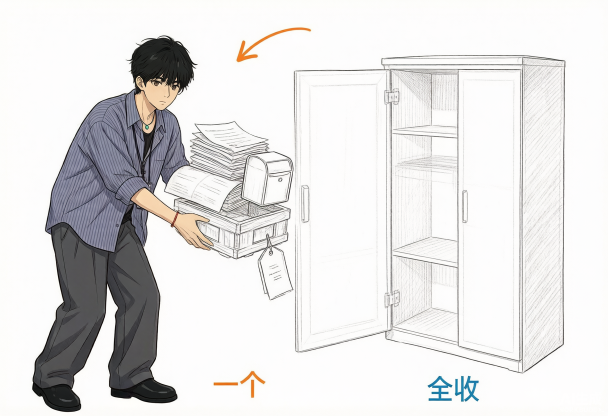
#> input picture assets/cloudflare-personal-site-guide-illustrations/01-one-cabinet.png, 1216 x 832 px (shown at 1/2 size)
$ python matte_categories_hero.py ../../assets/cloudflare-personal-site-guide-illustrations/01-one-cabinet.png
#> lines starting #> are read from the running program, lines starting #| are printed output that depends on the picture; after the words box and inside, x2 and y2 are one past the last pixel; in counts of white or black regions, pixels touching at a corner belong together
#!/usr/bin/env python3
"""抠出 /categories/ 页头插画（Q版人物 + 档案架）为透明底 WebP。

与同目录 matte_character_edge.py 的差异（针对本图的三处改进）：

1. **边界种子加「背景色」门槛**。旧脚本把边界上一切「非边缘」像素都当背景种子，
   主体触边处若有平坦色块（如顶部触边的头发），会被误判成背景并被洪泛吞掉。
   本脚本要求种子像素同时满足 `gray > --seed-gray`，只从真正的浅色底起洪泛。
2. **用 scipy.ndimage 做连通域**，不再逐像素跑纯 Python 双循环（2048x1152 下
   旧脚本的 label_components 是 O(h*w) 的解释器循环，分钟级）。
3. **可按 ROI 定点剔除小块噪声**（本图 = 右上角手写批注「分类归档 / 别放错」）。
   手写笔画是孤立小连通域，主体是十万级大域，按「bbox 完全落在 ROI 内且面积小于
   阈值」剔除即可精确擦掉，不需要涂白矩形（涂白会有过擦主体发丝的风险）。

用法：
    python matte_categories_hero.py <源图> <输出.webp> [--x0 698] [--out-size 723x680]
    python matte_categories_hero.py <源图> --inspect      # 只打印连通域清单
"""
from __future__ import annotations

import argparse
from pathlib import Path

import numpy as np
from PIL import Image, ImageFilter
from scipy import ndimage

# 手写批注所在的右上角区域（源图 2048x1152 坐标系下测得）
TEXT_ROI = (1400, 0, 2048, 320)
TEXT_MAX_AREA = 20000


def build_alpha(rgb: np.ndarray, edge_thr: float, edge_dilate: int,
                seed_gray: float) -> np.ndarray:
    """洪泛抠图：返回布尔前景掩码（True = 保留）。"""
    h, w = rgb.shape[:2]
    gray = rgb.mean(axis=2)

    # 1) 梯度屏障：深色描边挡住洪泛，保护主体内部的浅色区域（白盒/白衬衫/白纸）
    dx = np.abs(np.roll(gray, -1, 1) - np.roll(gray, 1, 1))
    dy = np.abs(np.roll(gray, -1, 0) - np.roll(gray, 1, 0))
    edge = np.hypot(dx, dy) > edge_thr
    if edge_dilate:
        edge = ndimage.binary_dilation(edge, iterations=edge_dilate)

    # 2) 边界种子：必须「非边缘 且 浅色底」，避免主体触边处被误当背景
    border = np.zeros((h, w), dtype=bool)
    border[0, :] = border[-1, :] = True
    border[:, 0] = border[:, -1] = True
    bg = border & ~edge & (gray > seed_gray)

    # 3) 洪泛（4-连通，分块膨胀加速）
    st = ndimage.generate_binary_structure(2, 1)
    for _ in range(4000):
        nxt = ndimage.binary_dilation(bg, structure=st, iterations=8) & ~edge
        if nxt.sum() == bg.sum():
            bg = nxt
            break
        bg = nxt

    return ~bg


def drop_text_blobs(fg: np.ndarray, roi: tuple[int, int, int, int],
                    max_area: int, verbose: bool = False) -> tuple[np.ndarray, list]:
    """剔除 ROI 内面积小于阈值的孤立连通域（手写批注笔画）。"""
    st = ndimage.generate_binary_structure(2, 1)
    lab, n = ndimage.label(fg, structure=st)
    if n == 0:
        return fg, []
    objs = ndimage.find_objects(lab)
    areas = ndimage.sum(fg, lab, range(1, n + 1))

    x0, y0, x1, y1 = roi
    dropped = []
    for i in range(n):
        if areas[i] >= max_area:
            continue
        sy, sx = objs[i]
        # bbox 必须完全落在 ROI 内
        if not (sx.start >= x0 and sx.stop <= x1 and sy.start >= y0 and sy.stop <= y1):
            continue
        dropped.append((i + 1, int(areas[i]), sx.start, sx.stop, sy.start, sy.stop))
        fg[lab == i + 1] = False

    if verbose:
        for d in dropped:
            print(f"  剔除 id={d[0]} area={d[1]} x={d[2]}-{d[3]} y={d[4]}-{d[5]}")
    return fg, dropped


def main() -> None:
    ap = argparse.ArgumentParser()
    ap.add_argument("source", type=Path)
    ap.add_argument("output", type=Path, nargs="?")
    ap.add_argument("--edge-threshold", type=float, default=18.0)
    ap.add_argument("--edge-dilate", type=int, default=2)
    ap.add_argument("--seed-gray", type=float, default=235.0)
    ap.add_argument("--solidify", type=int, default=2,
                    help="向内腐蚀的像素数，把内部钉成不透明、去掉外圈白边")
    ap.add_argument("--feather", type=int, default=1)
    ap.add_argument("--x0", type=int, default=None, help="裁剪窗口左边界；缺省=右对齐内容")
    ap.add_argument("--crop-w", type=int, default=1225)
    ap.add_argument("--crop-h", type=int, default=1152)
    ap.add_argument("--out-size", default="723x680")
    ap.add_argument("--quality", type=int, default=90)
    ap.add_argument("--no-drop-text", action="store_true")
    ap.add_argument("--preview", type=Path, default=None,
                    help="另存一张铺在纸底 #eeedeb 上的预览图")
    ap.add_argument("--inspect", action="store_true")
    args = ap.parse_args()

    rgb = np.asarray(Image.open(args.source).convert("RGB"), dtype=np.float32)
    h, w = rgb.shape[:2]
#> h = 832; w = 1216
    print(f"source {w}x{h}")
#| source 1216x832

    fg = build_alpha(rgb, args.edge_threshold, args.edge_dilate, args.seed_gray)
#> in build_alpha, `edge = np.hypot(dx, dy) > edge_thr`:
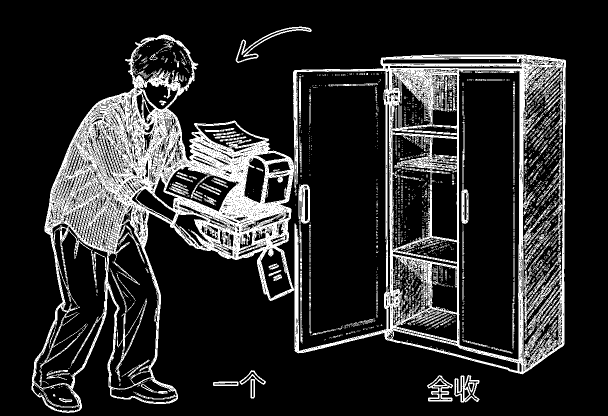
#> edge: shape (832, 1216) bool (shown at 1/2 size); 16.6% white; 2045 white regions (1840 under 20 px), largest, box (x1, y1, x2, y2) and area: (63, 69, 1132, 826) 141269, (471, 53, 624, 126) 1263, (221, 540, 294, 764) 1172
#> in build_alpha, `edge = ndimage.binary_dilation(edge, iterations=edge_dilate)`:
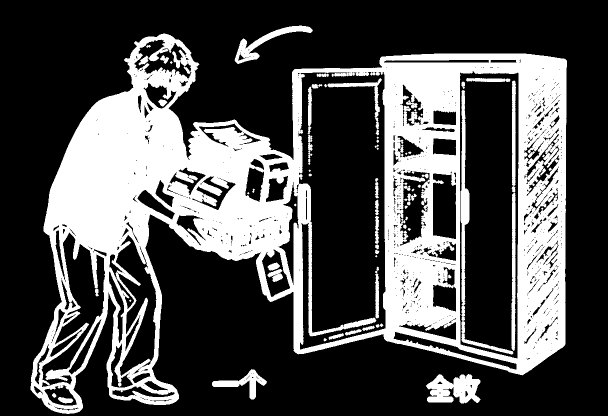
#> edge: shape (832, 1216) bool (shown at 1/2 size); 30.9% white; 60 white regions (11 under 20 px), largest, box (x1, y1, x2, y2) and area: (61, 67, 1134, 828) 287928, (921, 180, 1027, 709) 4800, (852, 748, 961, 807) 4346
#> in build_alpha, `bg = border & ~edge & (gray > seed_gray)`: bg: shape (832, 1216) bool; 0.4% white in thin lines or dots
#> after the loop in build_alpha, `for _ in range(4000):`:
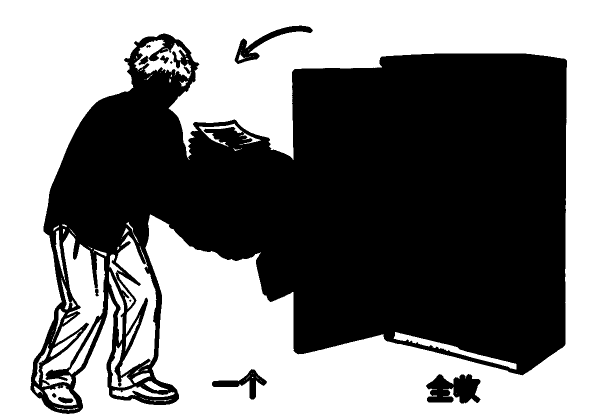
#> bg: shape (832, 1216) bool (shown at 1/2 size); 51.3% white; 10 black regions (2 under 20 px), largest, box (x1, y1, x2, y2) and area: (61, 67, 1134, 828) 483483, (852, 748, 961, 807) 4435, (469, 51, 626, 128) 2719
    print(f"前景占比 {fg.mean():.4f}")
#| 前景占比 0.4874

    if args.inspect:
        st = ndimage.generate_binary_structure(2, 1)
        lab, n = ndimage.label(fg, structure=st)
        areas = ndimage.sum(fg, lab, range(1, n + 1))
        objs = ndimage.find_objects(lab)
        for k in np.argsort(-areas)[:20]:
            sy, sx = objs[k]
            print(f"  id={k+1} area={int(areas[k])} x={sx.start}-{sx.stop} y={sy.start}-{sy.stop}")
        ys, xs = np.where(fg)
        print(f"内容 bbox x={xs.min()}-{xs.max()} y={ys.min()}-{ys.max()}")
        return

    if not args.no_drop_text:
        fg, dropped = drop_text_blobs(fg, TEXT_ROI, TEXT_MAX_AREA, verbose=True)
#> in drop_text_blobs, `lab, n = ndimage.label(fg, structure=st)`:
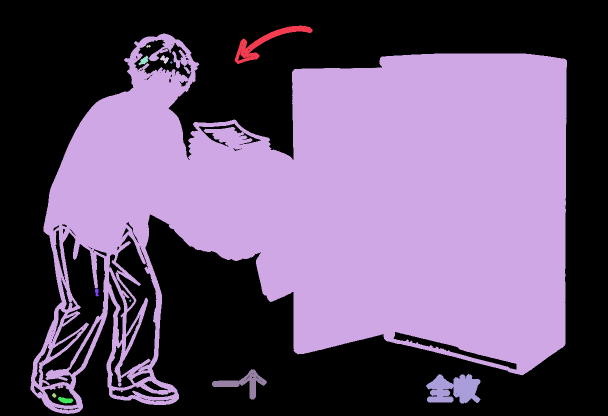
#> lab: shape (832, 1216) int32 (shown at 1/2 size); 13 distinct labels, from 0 to 12; one colour per label, 0 black
#> in drop_text_blobs, `lab, n = ndimage.label(fg, structure=st)`: n = 12
#> in drop_text_blobs, `objs = ndimage.find_objects(lab)`: objs = 12 items
#> in drop_text_blobs, `areas = ndimage.sum(fg, lab, range(1, n + 1))`: areas = [2719, 483201, 34, 154, 195, 18, 87, 13, 1981, 4435, 56, 261]
#> after the loop in drop_text_blobs, `for i in range(n):`: dropped = []
#> dropped = []
        print(f"剔除文字连通域 {len(dropped)} 个")
#| 剔除文字连通域 0 个

    # 裁剪窗口：缺省右对齐内容（保住人物与右下纸堆，左侧档案架出血）
    ys, xs = np.where(fg)
    cx0, cx1 = int(xs.min()), int(xs.max()) + 1
#> cx0 = 61; cx1 = 1134
    x0 = args.x0 if args.x0 is not None else max(0, cx1 - args.crop_w)
#> x0 = 0
    x0 = max(0, min(x0, w - args.crop_w))
    y0 = max(0, min(0, h - args.crop_h))
#> y0 = 0

    # alpha：内部钉实 + 边界羽化 + 内缩 1px 去白边
    alpha = fg.astype(np.float32)
    solid = fg.copy()
    for _ in range(args.solidify):
        solid = ndimage.binary_erosion(solid)
    if args.solidify:
        alpha = np.where(solid, 1.0, alpha)
    # 外圈 1px 去掉（抗锯齿残留的浅色像素）
    alpha = alpha * ndimage.binary_erosion(fg, iterations=1)
#> alpha: shape (832, 1216) float32; values 0 (black) and 1 (white), 47.4% white; 16 white regions (4 under 20 px), largest, box (x1, y1, x2, y2) and area: (62, 68, 1133, 827) 470505, (853, 749, 960, 806) 3955, (470, 52, 625, 127) 2230
    if args.feather:
        boundary = ndimage.binary_dilation(fg, iterations=args.feather) & ~ndimage.binary_erosion(fg, iterations=args.feather)
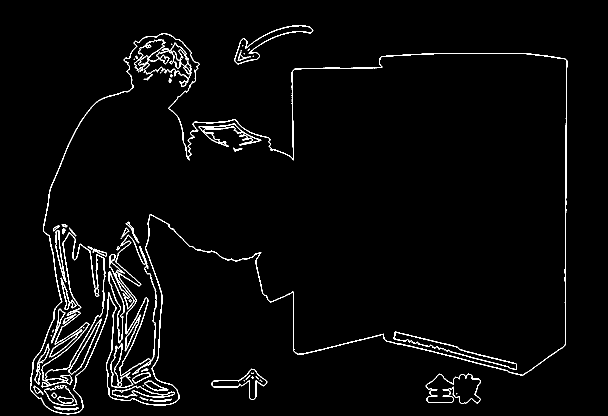
#> boundary: shape (832, 1216) bool (shown at 1/2 size); 2.7% white in thin lines or dots, all inside (x1, y1, x2, y2) = (60, 50, 1135, 829)
        blur = np.asarray(
            Image.fromarray((alpha * 255).astype(np.uint8), "L").filter(
                ImageFilter.GaussianBlur(args.feather)), dtype=np.float32) / 255.0
        alpha = np.where(boundary, blur, alpha)
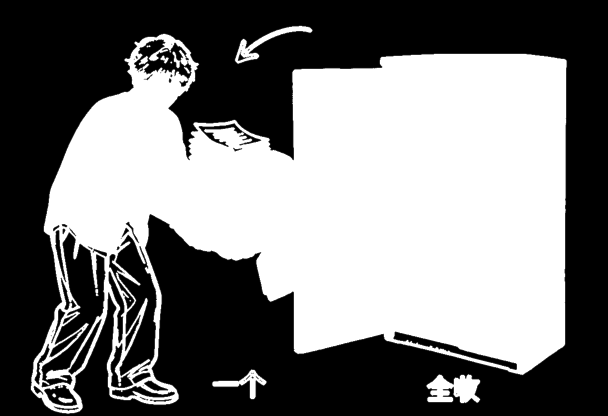
#> alpha: shape (832, 1216) float32 (shown at 1/2 size); min 0, max 1, mean 0.479

    rgba = np.dstack((rgb.astype(np.uint8), np.rint(np.clip(alpha, 0, 1) * 255).astype(np.uint8)))
    img = Image.fromarray(rgba, "RGBA")
    img = img.crop((x0, y0, x0 + args.crop_w, y0 + args.crop_h))

    ow, oh = (int(v) for v in args.out_size.lower().split("x"))
    img = img.resize((ow, oh), Image.LANCZOS)
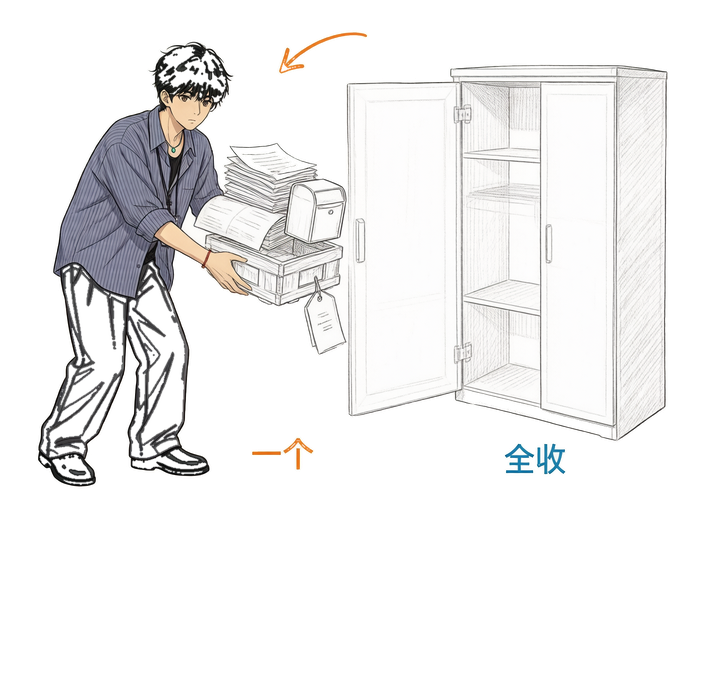
#> img: PIL image 723x680 RGBA; mean R, G, B, A 77.2, 76.7, 76.8, 87.5; transparent parts drawn white

    if args.preview:
        plate = Image.new("RGB", img.size, (0xEE, 0xED, 0xEB))
        plate.paste(img, (0, 0), img)
        args.preview.parent.mkdir(parents=True, exist_ok=True)
        plate.save(args.preview)

    if args.output:
        args.output.parent.mkdir(parents=True, exist_ok=True)
        img.save(args.output, "WEBP", quality=args.quality, method=6)
        print(f"{args.output}  {img.size}  {args.output.stat().st_size/1024:.0f} KB  crop_x0={x0}")


if __name__ == "__main__":
    main()

$ run again, on assets/cloudflare-personal-site-guide-illustrations/03-two-paths.png
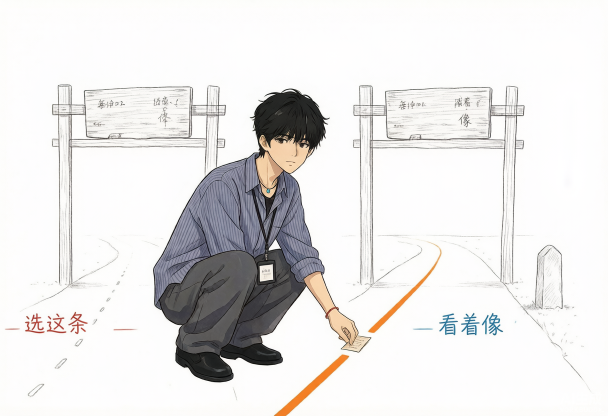
#> input picture assets/cloudflare-personal-site-guide-illustrations/03-two-paths.png, 1216 x 832 px (shown at 1/2 size)
#| source 1216x832
#| 前景占比 0.2462
#> in drop_text_blobs, `lab, n = ndimage.label(fg, structure=st)`:
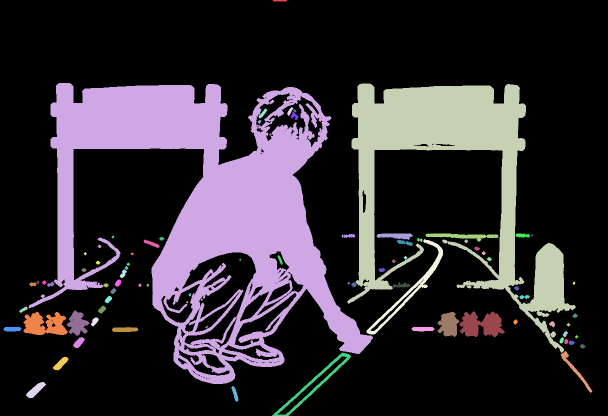
#> lab: shape (832, 1216) int32 (shown at 1/2 size); 85 distinct labels, from 0 to 84; one colour per label, 0 black
#> n = 84
#> objs = 84 items
#> areas = 84 values, max 154732 at index 1, min 13 at index 13, mean 2964.9
#> after the loop in drop_text_blobs, `for i in range(n):`: dropped = []
#| 剔除文字连通域 0 个
#> cx0 = 7; cx1 = 1185
#> x0 = 0
#> boundary: shape (832, 1216) bool; 3.7% white in thin lines or dots
#> in main, `img = img.resize((ow, oh), Image.LANCZOS)`:
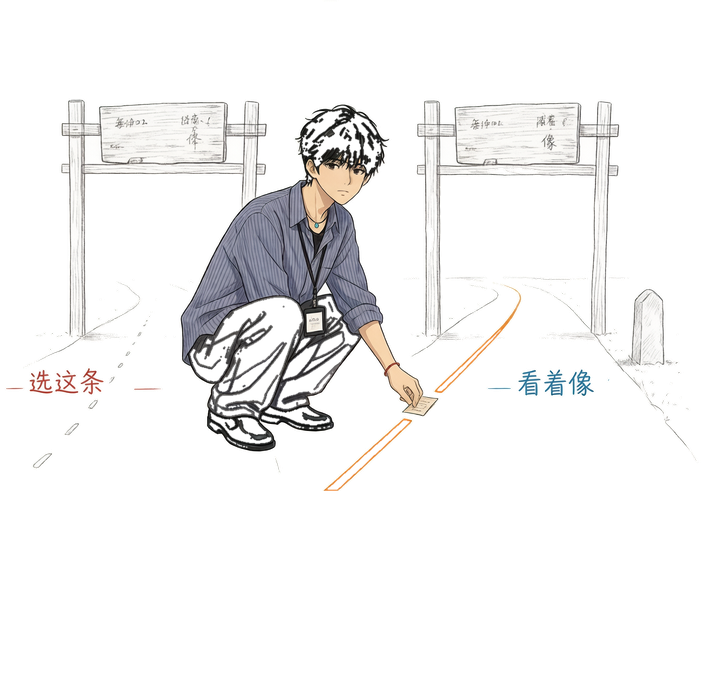
#> img: PIL image 723x680 RGBA; mean R, G, B, A 38.7, 38, 37.8, 42.8; transparent parts drawn white

$ run again, on assets/cloudflare-personal-site-guide-illustrations/04-only-half-command.png
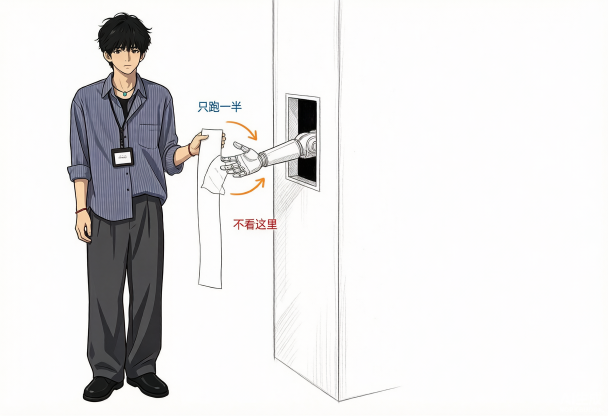
#> input picture assets/cloudflare-personal-site-guide-illustrations/04-only-half-command.png, 1216 x 832 px (shown at 1/2 size)
#| source 1216x832
#| 前景占比 0.1723
#> in drop_text_blobs, `lab, n = ndimage.label(fg, structure=st)`:
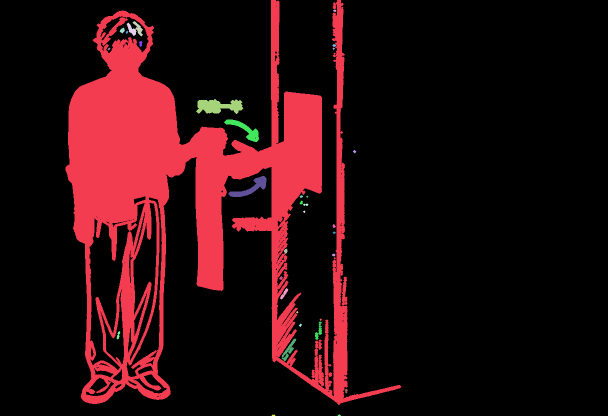
#> lab: shape (832, 1216) int32 (shown at 1/2 size); 35 distinct labels, from 0 to 34; one colour per label, 0 black
#> n = 34
#> objs = 34 items
#> areas = 34 values, max 168486 at index 0, min 13 at index 9, mean 5128.2
#> after the loop in drop_text_blobs, `for i in range(n):`: dropped = []
#| 剔除文字连通域 0 个
#> cx0 = 131; cx1 = 803
#> x0 = 0
#> boundary: shape (832, 1216) bool; 3.1% white in thin lines or dots, all inside (x1, y1, x2, y2) = (130, 0, 804, 832)
#> in main, `img = img.resize((ow, oh), Image.LANCZOS)`:
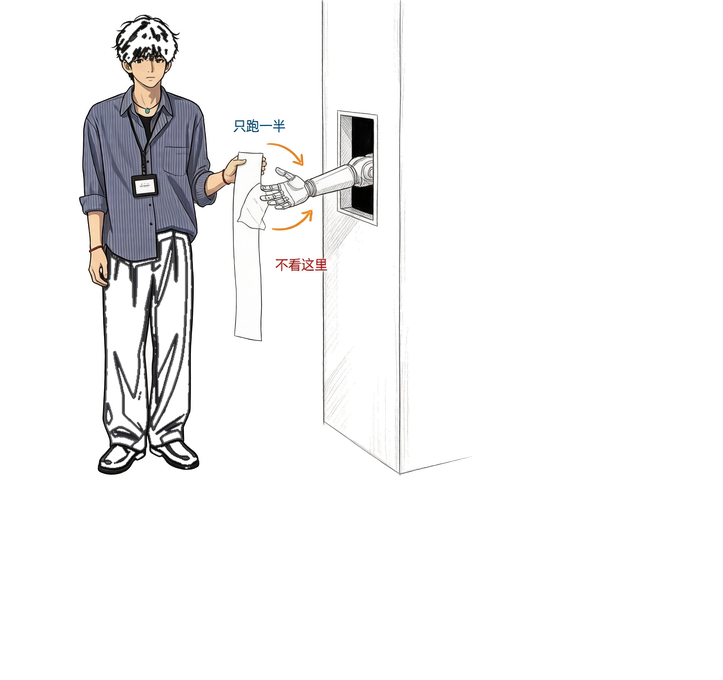
#> img: PIL image 723x680 RGBA; mean R, G, B, A 23.6, 23.3, 23.6, 29.6; transparent parts drawn white

$ run again, on assets/cloudflare-personal-site-guide-illustrations/05-wrong-key.png
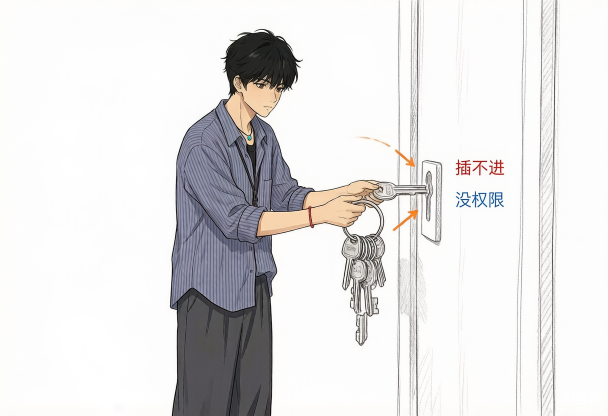
#> input picture assets/cloudflare-personal-site-guide-illustrations/05-wrong-key.png, 1216 x 832 px (shown at 1/2 size)
#| source 1216x832
#| 前景占比 0.2748
#> lab: shape (832, 1216) int32; 53 distinct labels, from 0 to 52
#> n = 52
#> objs = 52 items
#> areas = 52 values, max 219252 at index 1, min 9 at index 2, mean 5345.8
#> after the loop in drop_text_blobs, `for i in range(n):`: dropped = []
#| 剔除文字连通域 0 个
#> cx0 = 336; cx1 = 1123
#> x0 = 0
#> boundary: shape (832, 1216) bool; 2.8% white in thin lines or dots, all inside (x1, y1, x2, y2) = (335, 0, 1124, 832)
#> in main, `img = img.resize((ow, oh), Image.LANCZOS)`:
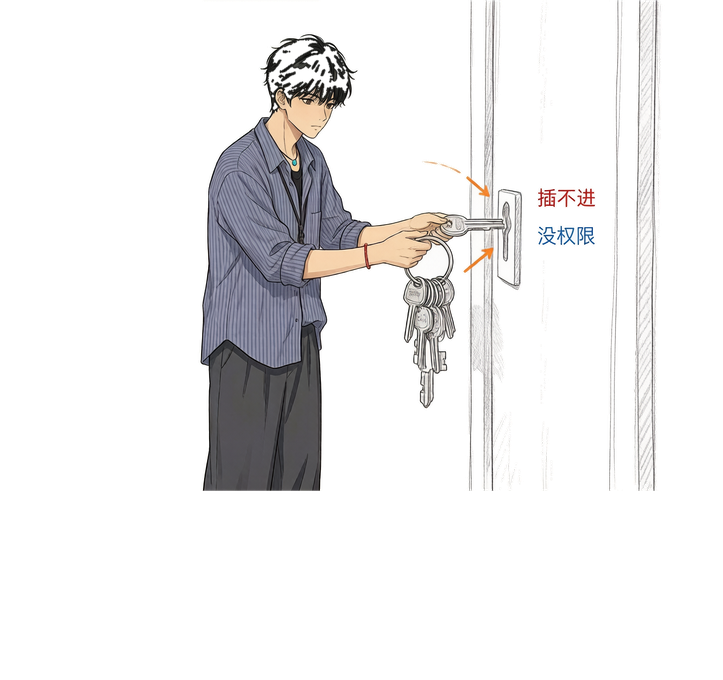
#> img: PIL image 723x680 RGBA; mean R, G, B, A 37.6, 36.8, 37.2, 48.5; transparent parts drawn white
